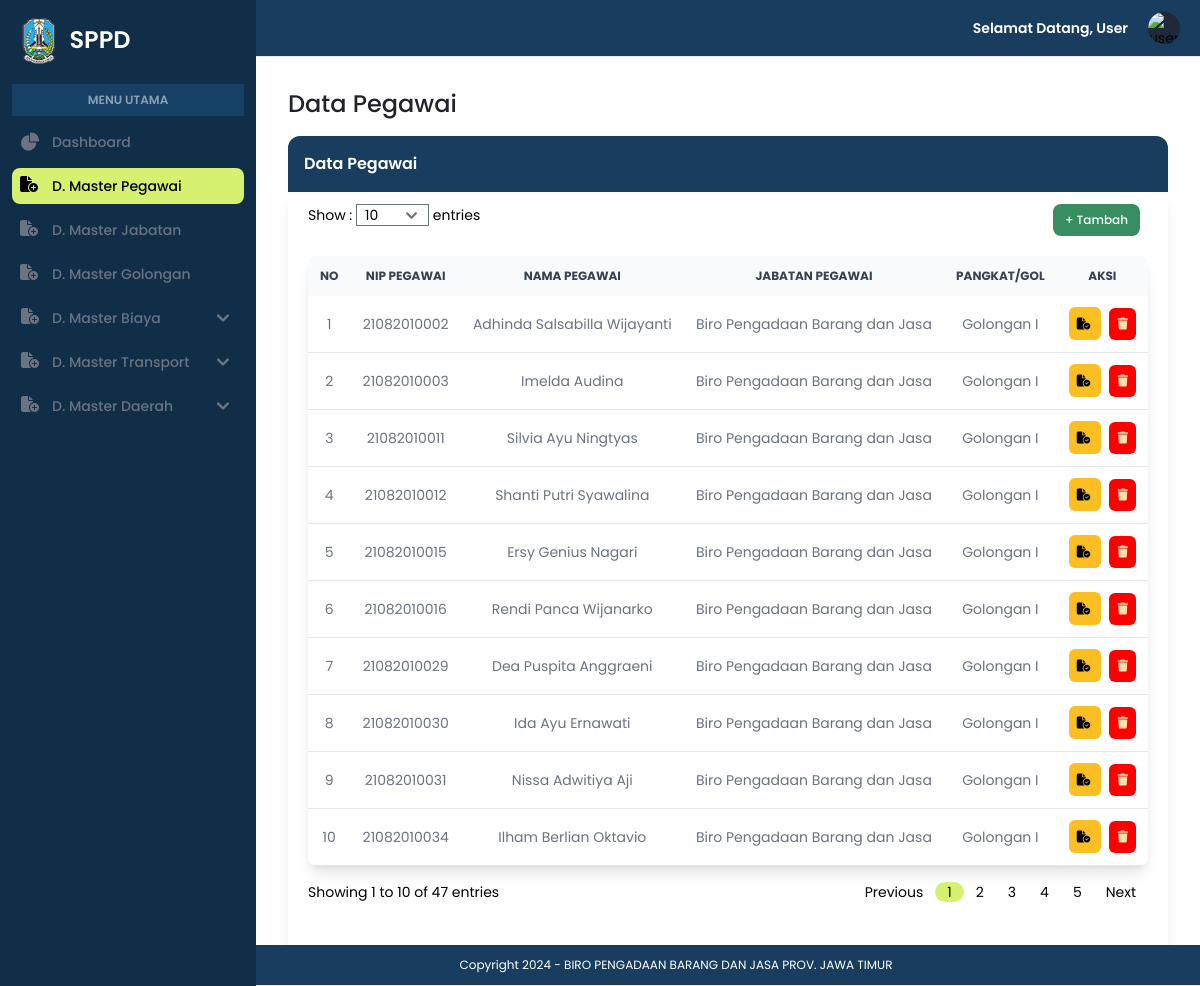
/admin/data_pegawai.php, run on the app's committed database.
### tables this page shows
CREATE TABLE `pegawai` (
  `nip` varchar(20) NOT NULL,
  `nama` varchar(100) NOT NULL,
  `kode_jabatan` varchar(50) DEFAULT NULL,
  `kode_golongan` varchar(50) DEFAULT NULL
);

CREATE TABLE `jabatan` (
  `kode_jabatan` varchar(50) NOT NULL,
  `jenis_jabatan` varchar(100) NOT NULL
);

CREATE TABLE `golongan` (
  `kode_golongan` varchar(50) NOT NULL,
  `jenis_golongan` varchar(100) NOT NULL
);

### admin/data_pegawai.php (the view, shortened to what this page needs)
<?php
include '../koneksi.php';
?>
<!DOCTYPE html>
<html lang="en">
<head>
    <link rel="stylesheet" href="../assets/css/style.css">
    <link rel="stylesheet" href="https://cdnjs.cloudflare.com/ajax/libs/font-awesome/6.5.1/css/all.min.css" />
    <link href="https://cdnjs.cloudflare.com/ajax/libs/flowbite/2.3.0/flowbite.min.css" rel="stylesheet" />
    <script src="https://cdn.tailwindcss.com"></script>
</head>
<body>
    <section id="sidebar">
        <?php include "../navbar.php"; ?>
        <aside id="logo-sidebar" class="fixed top-0 left-0 z-40 w-64 h-screen transition-transform -translate-x-full sm:translate-x-0" aria-label="Sidebar">
            <div class="h-full px-3 py-4 overflow-y-auto bg-[#102E48]">
                <a href="#" class="flex ms-2 md:me-24 mb-5">
                    <img src="../assets/img/logo.png" class="h-12 me-3" />
                    <span class="self-center text-2xl font-semibold whitespace-nowrap text-white">SPPD</span>
                </a>
                <div class="bg-[#276EAC4D] mb-2 py-2 px-5 text-center">
                    <p class="font-semibold text-xs text-white/50">MENU UTAMA</p>
                </div>
                <ul class="space-y-2 font-medium">
                    <li>
                        <a href="index.php" class="flex items-center p-2 text-gray-500 rounded-lg hover:bg-[#D6F170] hover:text-black group">
                            <span class="ms-3 text-sm">Dashboard</span>
                        </a>
                    </li>
                    <li>
                        <a href="data_pegawai.php" class="flex items-center p-2 text-black rounded-lg hover:bg-[#D6F170] hover:text-black group active">
                            <i class="fa-solid fa-file-circle-plus w-5 h-5 text-black transition duration-75 group-hover:text-black"></i>
                            <span class="text-sm ms-3 whitespace-nowrap">D. Master Pegawai</span>
                        </a>
                    </li>
                    <li>
                        <a href="data_jabatan.php" class="flex items-center p-2 text-gray-500 rounded-lg hover:bg-[#D6F170] hover:text-black group">
                            <i class="fa-solid fa-file-circle-plus w-5 h-5 text-gray-500 transition duration-75 group-hover:text-black"></i>
                            <span class="text-sm ms-3 whitespace-nowrap">D. Master Jabatan</span>
                        </a>
                    </li>
                    <li>
                        <a href="data_golongan.php" class="flex items-center p-2 text-gray-500 rounded-lg hover:bg-[#D6F170] hover:text-black group">
                            <i class="fa-solid fa-file-circle-plus w-5 h-5 text-gray-500 transition duration-75 group-hover:text-black"></i>
                            <span class="text-sm ms-3 whitespace-nowrap">D. Master Golongan</span>
                        </a>
                    </li>
                    <li>
                        <button type="button" class="flex items-center p-2 pr-4 rounded-lg hover:bg-[#D6F170] text-gray-500 hover:text-black group" aria-controls="dropdown-mb" data-collapse-toggle="dropdown-mb">
                            <i class="fa-solid fa-file-circle-plus w-5 h-5 text-gray-500 transition duration-75 group-hover:text-black"></i>
                            <span class="text-sm ms-3 whitespace-nowrap pr-14">D. Master Biaya</span>
                            <svg class="w-3 h-3 text-gray-500 group-hover:text-black" aria-hidden="true" xmlns="http://www.w3.org/2000/svg" fill="none" viewBox="0 0 10 6">
                                <path stroke="currentColor" stroke-linecap="round" stroke-linejoin="round" stroke-width="2" d="m1 1 4 4 4-4" />
                            </svg>
                        </button>
                    </li>
                    <li>
                        <button type="button" class="flex items-center p-2 pr-4 rounded-lg hover:bg-[#D6F170] text-gray-500 hover:text-black group" aria-controls="dropdown-mt" data-collapse-toggle="dropdown-mt">
                            <i class="fa-solid fa-file-circle-plus w-5 h-5 text-gray-500 transition duration-75 group-hover:text-black"></i>
                            <span class="text-sm ms-3 whitespace-nowrap pr-7">D. Master Transport</span>
                            <svg class="w-3 h-3 text-gray-500 group-hover:text-black" aria-hidden="true" xmlns="http://www.w3.org/2000/svg" fill="none" viewBox="0 0 10 6">
                                <path stroke="currentColor" stroke-linecap="round" stroke-linejoin="round" stroke-width="2" d="m1 1 4 4 4-4" />
                            </svg>
                        </button>
                    </li>
                    <li>
                        <button type="button" class="flex items-center p-2 pr-4 rounded-lg hover:bg-[#D6F170] text-gray-500 hover:text-black group" aria-controls="dropdown-md" data-collapse-toggle="dropdown-md">
                            <i class="fa-solid fa-file-circle-plus w-5 h-5 text-gray-500 transition duration-75 group-hover:text-black"></i>
                            <span class="text-sm ms-3 whitespace-nowrap pr-11">D. Master Daerah</span>
                            <svg class="w-3 h-3 text-gray-500 group-hover:text-black" aria-hidden="true" xmlns="http://www.w3.org/2000/svg" fill="none" viewBox="0 0 10 6">
                                <path stroke="currentColor" stroke-linecap="round" stroke-linejoin="round" stroke-width="2" d="m1 1 4 4 4-4" />
                            </svg>
                        </button>
                    </li>
                </ul>
            </div>
        </aside>
        <?php
        $batas = isset($_GET['batas']) ? (int)$_GET['batas'] : 10;
        $halaman = isset($_GET['halaman']) ? (int)$_GET['halaman'] : 1;
        $halaman_awal = ($halaman > 1) ? ($halaman * $batas) - $batas : 0;
        $query_total = "SELECT COUNT(*) as total FROM pegawai";
        $result_total = $koneksi->query($query_total);
        $row_total = $result_total->fetch_assoc();
        $total_entries = $row_total['total'];
        $total_halaman = ceil($total_entries / $batas);
        $start_entry = $halaman_awal + 1;
        $end_entry = min($halaman_awal + $batas, $total_entries);
        ?>
        <div class="p-4 sm:ml-64">
            <div class="p-4 mt-14">
                <h1 class="text-[#23212F] font-medium text-2xl">Data Pegawai</h1>
                <div class="border-solid">
                    <div class="bg-[#193D5E] rounded-t-xl mt-4 p-4">
                        <h1 class="text-white text-md font-semibold">Data Pegawai</h1>
                    </div>
                    <div class="shadow-lg px-5 py-3">
                        <div class="flex justify-between">
                            <div class="text-sm">
                                <form method="GET" action="">
                                    <label for="batas">Show :</label>
                                    <select name="batas" id="batas" class="form-control input-sm px-2" onchange="this.form.submit()">
                                        <option value="10" <?php if ($batas == 10) echo 'selected'; ?>>10</option>
                                    </select>
                                    <label for="batas">entries</label>
                                </form>
                            </div>
                            <div class=" flex float-right">
                                <button data-modal-target="default-modal" data-modal-toggle="default-modal" class="focus:outline-none text-white bg-[#388E60] hover:bg-green-800 focus:ring-4 focus:ring-green-300 font-medium rounded-lg text-xs px-3 py-2 me-2 mb-2" type="button">
                                    + Tambah
                                </button>
                            </div>
                        </div>
                        <div class="overflow-x-auto shadow-lg sm:rounded-lg mt-3">
                            <table class="w-full text-sm text-left rtl:text-right text-gray-500">
                                <thead class="text-xs text-gray-700 uppercase bg-gray-50 text-center">
                                    <tr>
                                        <th scope="col" class="px-3 py-3">
                                            No
                                        </th>
                                        <th scope="col" class="px-3 py-3">
                                            NIP Pegawai
                                        </th>
                                        <th scope="col" class="px-3 py-3">
                                            Nama Pegawai
                                        </th>
                                        <th scope="col" class="px-3 py-3">
                                            Jabatan Pegawai
                                        </th>
                                        <th scope="col" class="px-3 py-3">
                                            Pangkat/Gol
                                        </th>
                                        <th scope="col" class="px-3 py-3">
                                            Aksi
                                        </th>
                                    </tr>
                                </thead>
                                <tbody>
                                    <?php
                                    $query = "SELECT pegawai.nip, pegawai.nama, jabatan.jenis_jabatan, golongan.jenis_golongan
                                            FROM pegawai
                                            JOIN jabatan ON pegawai.kode_jabatan = jabatan.kode_jabatan
                                            JOIN golongan ON pegawai.kode_golongan = golongan.kode_golongan
                                            LIMIT $halaman_awal, $batas";
                                    $result = $koneksi->query($query);
                                    if ($result) {
                                        if ($result->num_rows > 0) {
                                            $nomor = $halaman_awal + 1;
                                            while ($row = $result->fetch_assoc()) {
                                                echo "<tr class='bg-white border-b hover:bg-gray-50'>";
                                                echo "<td class='px-3 py-3 text-center'>" . $nomor++ . "</td>";
                                                echo "<td class='px-3 py-3 text-center'>" . $row['nip'] . "</td>";
                                                echo "<td class='px-3 py-3 text-center'>" . $row['nama'] . "</td>";
                                                echo "<td class='px-3 py-3 text-center'>" . $row['jenis_jabatan'] . "</td>";
                                                echo "<td class='px-3 py-3 text-center'>" . $row['jenis_golongan'] . "</td>";
                                                echo "<td class='px-3 py-3 text-center'>
                                                    <a href='edit_dtpg.php?edit=" . $row['nip'] . "' class='font-medium bg-amber-400 hover:bg-amber-500 text-black p-2 rounded-md text-xs mr-2 text-center'>
                                                        <i class='fa-solid fa-file-circle-check'></i>
                                                    </a>
                                                    <a href='proses_delete_dtpg.php?delete=" . $row['nip'] . "' onclick='return confirmDelete()' type='button' class='font-medium bg-[#ff0000] hover:bg-red-800 text-[#ffdead] p-2 rounded-md text-xs text-center'>
                                                        <i class='fa-solid fa-trash'></i>
                                                    </a>
                                                </td>";
                                                echo "</tr>";
                                            }
                                        } else {
                                            echo "<tr><td colspan='7' class='text-center p-2'>Tidak ada data</td></tr>";
                                        }
                                    } else {
                                        echo "<tr><td colspan='6' class='text-center'>Error: " . $koneksi->error . "</td></tr>";
                                    }
                                    ?>
                                </tbody>
                            </table>
                        </div>
                        <div class="flex justify-between text-sm mx-auto">
                            <div class="pt-4">
                                <?php echo "Showing $start_entry to $end_entry of $total_entries entries"; ?>
                            </div>
                            <div>
                                <nav class="flex items-center flex-column flex-wrap md:flex-row justify-between pt-4 mb-10" aria-label="Table navigation">
                                    <ul class=" flex pagination justify-content-center">
                                        <li class="page-item px-3">
                                            <a class="page-link" <?php if ($halaman > 1) {
                                                                        echo "href='?halaman=" . ($halaman - 1) . "&batas=$batas'";
                                                                    } ?>>Previous</a>
                                        </li>
                                        <?php
                                        for ($x = max(1, $halaman - 5); $x <= min($halaman + 5, $total_halaman); $x++) {
                                        ?>
                                            <li class="page-item px-3 <?php if ($x == $halaman) echo 'active'; ?>">
                                                <a class="page-link" href="?halaman=<?php echo $x ?>&batas=<?php echo $batas ?>"><?php echo $x; ?></a>
                                            </li>
                                        <?php
                                        }
                                        ?>
                                        <li class="page-item px-3">
                                            <a class="page-link" <?php if ($halaman < $total_halaman) {
                                                                        echo "href='?halaman=" . ($halaman + 1) . "&batas=$batas'";
                                                                    } ?>>Next</a>
                                        </li>
                                    </ul>
                                </nav>
                            </div>
                        </div>
                    </div>
                </div>
            </div>
        </div>
    </section>
    <section id="footer">
        <?php include "../footer.php"; ?>
    </section>
</body>
</html>

### assets/css/style.css (style rules this page uses)
html { scroll-behavior: smooth; }
body { font-family: Poppins; }
.active { background-color: #d6f170; color: #000; border-radius: 20px; }

### data on the page
pegawai: nip "21082010002", nama "Adhinda Salsabilla Wijayanti", kode_jabatan.jenis_jabatan "Biro Pengadaan Barang dan Jasa", kode_golongan.jenis_golongan "Golongan I"
pegawai: nip "21082010003", nama "Imelda Audina", kode_jabatan.jenis_jabatan "Biro Pengadaan Barang dan Jasa", kode_golongan.jenis_golongan "Golongan I"
pegawai: nip "21082010011", nama "Silvia Ayu Ningtyas", kode_jabatan.jenis_jabatan "Biro Pengadaan Barang dan Jasa", kode_golongan.jenis_golongan "Golongan I"
pegawai: nip "21082010012", nama "Shanti Putri Syawalina", kode_jabatan.jenis_jabatan "Biro Pengadaan Barang dan Jasa", kode_golongan.jenis_golongan "Golongan I"
pegawai: nip "21082010015", nama "Ersy Genius Nagari", kode_jabatan.jenis_jabatan "Biro Pengadaan Barang dan Jasa", kode_golongan.jenis_golongan "Golongan I"
pegawai: nip "21082010016", nama "Rendi Panca Wijanarko", kode_jabatan.jenis_jabatan "Biro Pengadaan Barang dan Jasa", kode_golongan.jenis_golongan "Golongan I"
pegawai: nip "21082010029", nama "Dea Puspita Anggraeni", kode_jabatan.jenis_jabatan "Biro Pengadaan Barang dan Jasa", kode_golongan.jenis_golongan "Golongan I"
pegawai: nip "21082010030", nama "Ida Ayu Ernawati", kode_jabatan.jenis_jabatan "Biro Pengadaan Barang dan Jasa", kode_golongan.jenis_golongan "Golongan I"
pegawai: nip "21082010031", nama "Nissa Adwitiya Aji", kode_jabatan.jenis_jabatan "Biro Pengadaan Barang dan Jasa", kode_golongan.jenis_golongan "Golongan I"
pegawai: nip "21082010034", nama "Ilham Berlian Oktavio", kode_jabatan.jenis_jabatan "Biro Pengadaan Barang dan Jasa", kode_golongan.jenis_golongan "Golongan I"

### other printed values
$start_entry "1"
$end_entry "10"
$total_entries "47"
